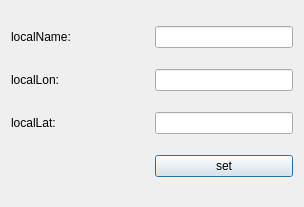
<?xml version="1.0" encoding="UTF-8"?>
<ui version="4.0">
 <class>LocalMarkDlg</class>
 <widget class="QDialog" name="LocalMarkDlg">
  <property name="geometry">
   <rect>
    <x>0</x>
    <y>0</y>
    <width>304</width>
    <height>207</height>
   </rect>
  </property>
  <property name="windowTitle">
   <string>LocationMark</string>
  </property>
  <layout class="QGridLayout" name="gridLayout">
   <item row="0" column="1">
    <widget class="QLineEdit" name="localNameLedt"/>
   </item>
   <item row="1" column="1">
    <widget class="QLineEdit" name="lonLedt"/>
   </item>
   <item row="1" column="0">
    <widget class="QLabel" name="localLon">
     <property name="text">
      <string>localLon:</string>
     </property>
    </widget>
   </item>
   <item row="0" column="0">
    <widget class="QLabel" name="localName">
     <property name="text">
      <string>localName:</string>
     </property>
    </widget>
   </item>
   <item row="2" column="1">
    <widget class="QLineEdit" name="latLedt"/>
   </item>
   <item row="2" column="0">
    <widget class="QLabel" name="localLat">
     <property name="text">
      <string>localLat:</string>
     </property>
    </widget>
   </item>
   <item row="4" column="1">
    <widget class="QPushButton" name="setApplyBtn">
     <property name="text">
      <string>set</string>
     </property>
    </widget>
   </item>
   <item row="4" column="0">
    <spacer name="horizontalSpacer">
     <property name="orientation">
      <enum>Qt::Horizontal</enum>
     </property>
     <property name="sizeHint" stdset="0">
      <size>
       <width>40</width>
       <height>20</height>
      </size>
     </property>
    </spacer>
   </item>
  </layout>
 </widget>
 <resources/>
 <connections/>
</ui>
